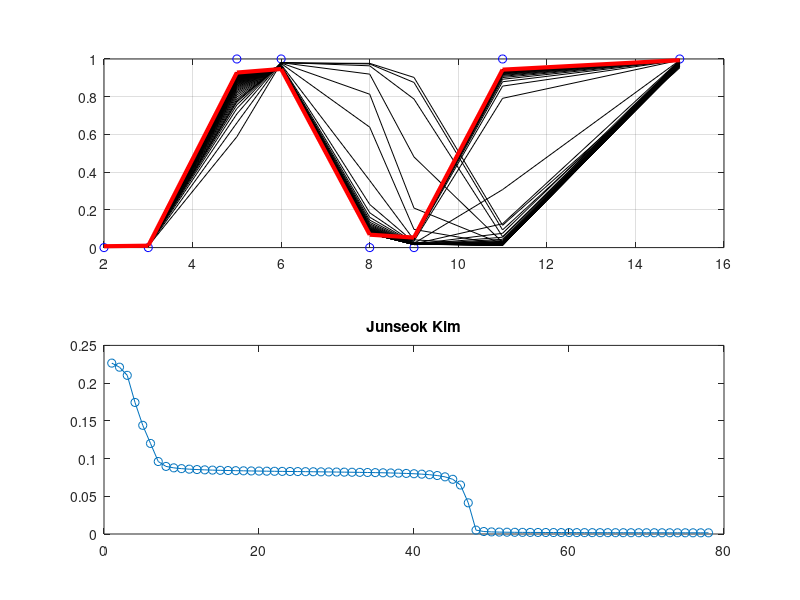

MATLAB code for this plot:
clear; clf
X = [2 3 5 6 8 9 11 15]; T = [0 0 1 1 0 0 1 1];
subplot(2,1,1)
plot(X,T,'bo'); hold on; grid on
p = @(u) 1./(1+exp(-u));
Dp = @(u) exp(-u)./(1+exp(-u)).^2;
E = @(y,t) sum(0.5*(y-t).^2)/6;
w = [-15 1
    -10 2
    -10 1]; 
v = [-5 10 10 -10];

Tol = 1.0e-5; eta = 0.02;
MaxIter = 1.0e6; n = 1; Difference = Tol*2;
E1 = 1000;
while Difference>=Tol && n <=MaxIter
for m = 1:length(T)
x = [1 X(m)]';
uh = w*x;
z = p(uh);
z = [1;z];
uo = v*z;
y(m) = p(uo);
dEdv = (y(m)-T(m))*Dp(uo)*z';
dEdw = ((y(m)-T(m))*Dp(uo))*(Dp(uh).*v(2:end)')*x';
v = v-eta*dEdv;
w = w-eta*dEdw;
end
for m = 1:length(T)
x = [1 X(m)]';
uh = w*x;
z = p(uh);
z = [1;z];
uo = v*z;
y(m) = p(uo);
end
E2 = E(y,T);
ET(n)=E2;
Difference = abs(E2-E1);
E1 = E2; n = n+1;
if (mod(n,1) == 0)
subplot(2,1,1)    
plot(X,y,'k-');
pause(0.01);
fprintf('y(%d)={%f,%f,%f,%f,%f,%f}, E(W,X)=%f \n', ...
n, y(1), y(2), y(3), y(4), y(5), y(6), E1);
end
end
plot(X,y,'r-','linewidth',3);
fprintf('y(%d)={%f,%f,%f,%f,%f,%f}, E(W,X)=%f \n', ...
n, y(1), y(2), y(3), y(4), y(5), y(6), E1);
subplot(2,1,2)
plot(ET,'o-')
title('Junseok Kim')
